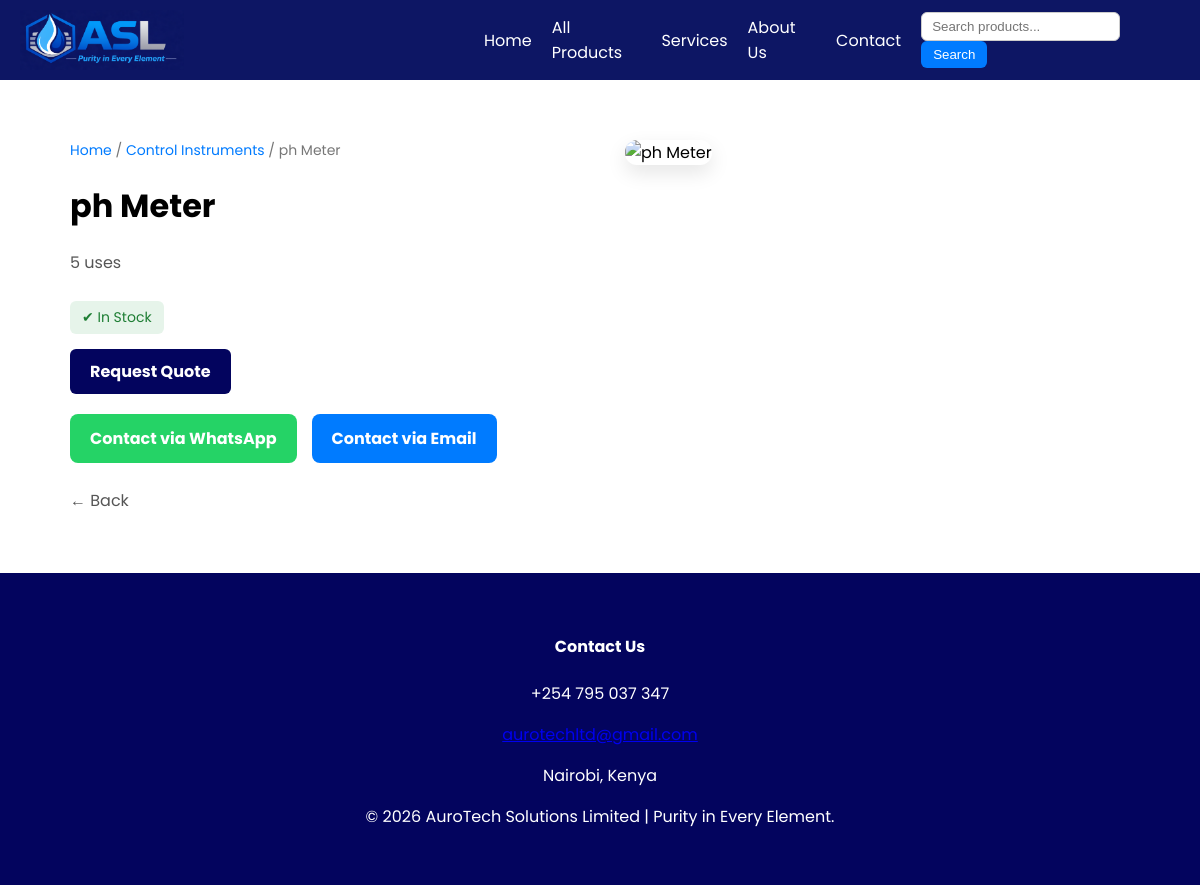
Screenshot of /products/ph/ with the database file from the repository.
### aurotech/models.py (models this page shows, shortened)
class Product(models.Model):
    core_product = models.ForeignKey(
        CoreProduct,
        on_delete=models.CASCADE,
        related_name='products'
    )
    name = models.CharField(max_length=200)
    slug = models.SlugField(unique=True)
    description = models.TextField()
    filter_size = models.CharField(max_length=100, blank=True, null=True)
    pore_size = models.CharField(max_length=100, blank=True, null=True)
    diameter = models.CharField(max_length=100, blank=True, null=True)
    price = models.DecimalField(max_digits=10, decimal_places=2, blank=True, null=True)
    image = CloudinaryField('image')
    odoo_id = models.IntegerField(null=True, blank=True, help_text="ID of this product in Odoo")

class CoreProduct(models.Model):
    name = models.CharField(max_length=100)
    slug = models.SlugField(unique=True)

### aurotech/views.py (the view)
# urls.py: path('products/<slug:slug>/', views.product_detail, name='product_detail'),
def product_detail(request, slug):
    product = get_object_or_404(Product, slug=slug)
    return render(request, 'aurotech/product_detail.html', {'product': product})

### aurotech/templates/aurotech/product_detail.html (shortened to what this page needs)
{% extends 'base.html' %}
{% load static %}
{% block content %}
<div class="page-container">
    <div class="product-wrapper">
        <div class="product-details">
            <div class="breadcrumb">
                <a href="/">Home</a> /
                <a href="{% url 'core_product_detail' product.core_product.slug %}">
                    {{ product.core_product.name }}
                </a> /
                {{ product.name }}
            </div>
            <h1>{{ product.name }}</h1>
            <div class="product-description">
                <p>{{ product.description }}</p>
            </div>
            <div class="product-meta">
                <span class="availability">✔ In Stock</span>
            </div>
            <a href="{% url 'request_multi_quote' %}" class="quote-btn">
                Request Quote
            </a>
            <div class="contact-buttons">
                <a href="https://wa.me/254795298917?text=Hello, I am interested in {{ product.name }}"
                   class="btn btn-whatsapp">
                    Contact via WhatsApp
                </a>
                <a href="mailto:aurotechltd@gmail.com?subject=Inquiry about {{ product.name }}"
                   class="btn btn-email">
                    Contact via Email
                </a>
            </div>
            <a href="{% url 'core_product_detail' product.core_product.slug %}" class="btn-back">
                ← Back
            </a>
        </div>
        <div class="product-image">
            {% if product.image %}
                <img src="{{ product.image.url }}" alt="{{ product.name }}">
            {% else %}
                <img src="{% static 'images/products/default.jpg' %}" alt="No image available">
            {% endif %}
        </div>
    </div>
</div>
{% endblock %}

### templates/base.html (style rules this page uses)
* { box-sizing: border-box; }
html, body { max-width: 100%; overflow-x: hidden; }
body { margin: 0; font-family: 'Poppins', sans-serif; overflow-x: hidden; }

### aurotech/templates/aurotech/product_detail.html (style rules this page uses)
.page-container { max-width: 1100px; margin: 60px auto; padding: 0 20px; }
.product-wrapper { display: flex; gap: 50px; align-items: flex-start; }
.product-image { flex: 1; }
.product-image img { width: 100%; border-radius: 12px; box-shadow: 0 8px 20px rgba(0,0,0,0.1); }
.product-details { flex: 1; }
.product-details h1 { margin-bottom: 20px; }
.product-description { margin-bottom: 25px; line-height: 1.6; color: #555; }
.contact-buttons { display: flex; gap: 15px; flex-wrap: wrap; margin-top: 20px; }
.btn { padding: 12px 20px; border-radius: 8px; text-decoration: none; font-weight: bold; transition: 0.3s ease; display: inline-block; }
.btn-whatsapp { background: #25D366; color: white; }
.btn-email { background: #007bff; color: white; }
.btn-back { margin-top: 25px; display: inline-block; text-decoration: none; color: #555; }
.breadcrumb { font-size: 14px; margin-bottom: 15px; color: #777; }
.breadcrumb a { text-decoration: none; color: #007bff; }
.availability { background: #e6f4ea; color: #1e7e34; padding: 6px 12px; border-radius: 6px; font-size: 14px; display: inline-block; margin-bottom: 15px; }
.quote-btn { display: inline-block; background-color: #03045E; color: white; padding: 10px 20px; text-decoration: none; border-radius: 6px; font-weight: bold; transition: background 0.3s ease, transform 0.2s ease; }

### rows the page displays
Product: core_product.name "Control Instruments", name "ph Meter", description "5 uses"
